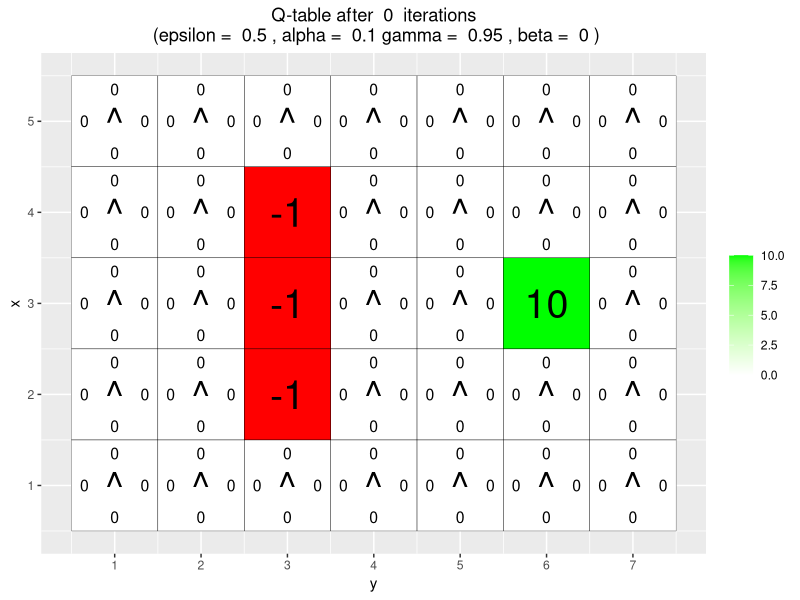
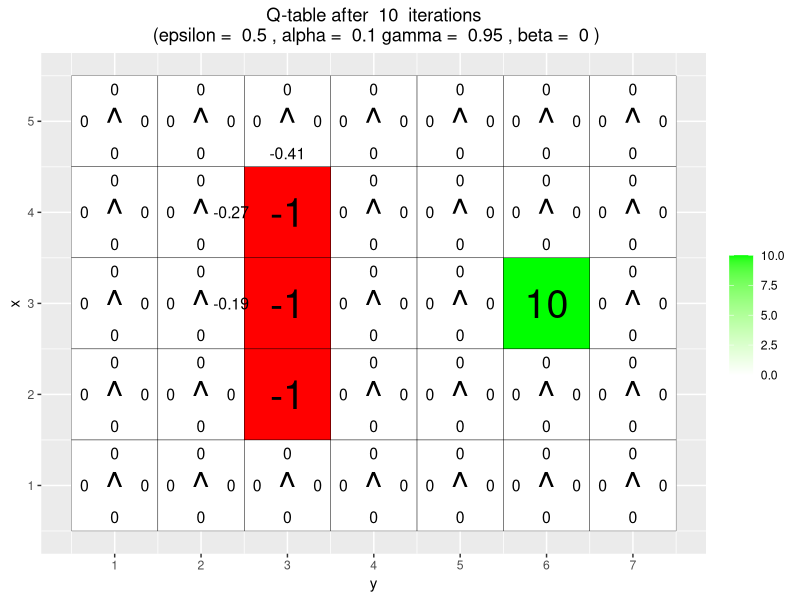
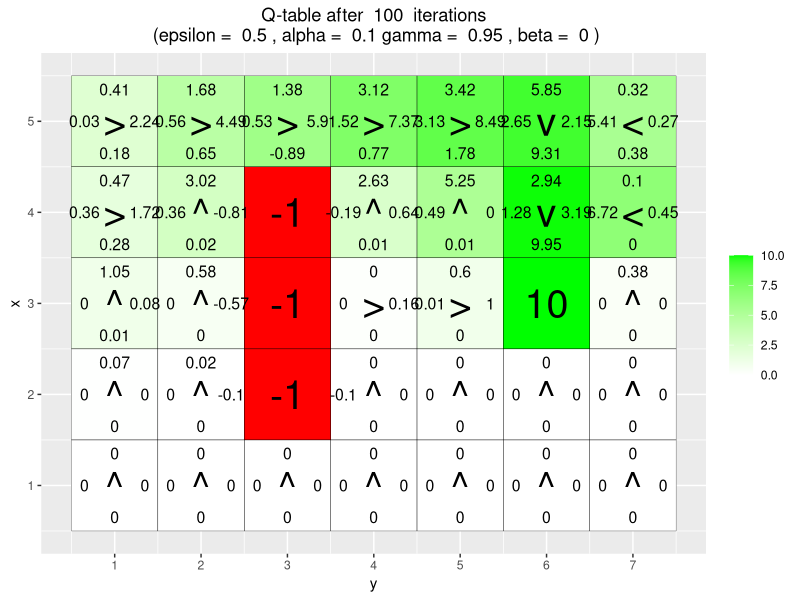
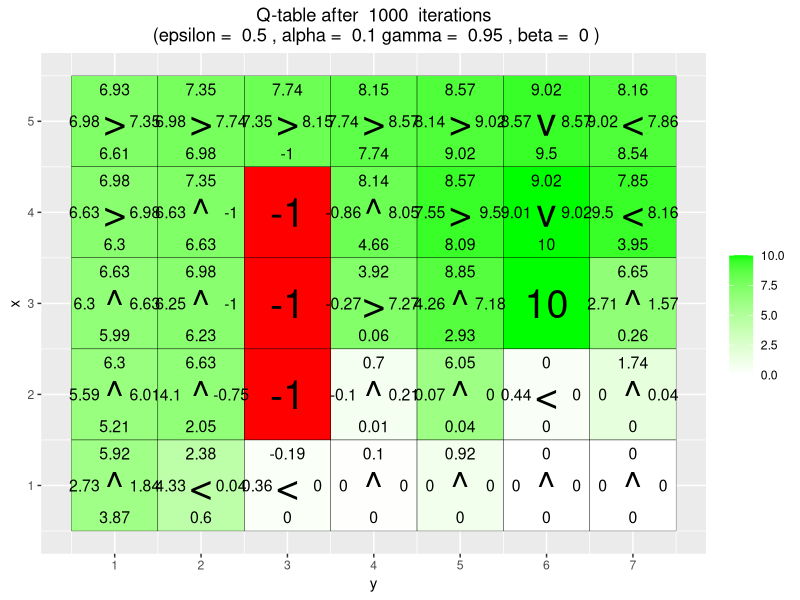
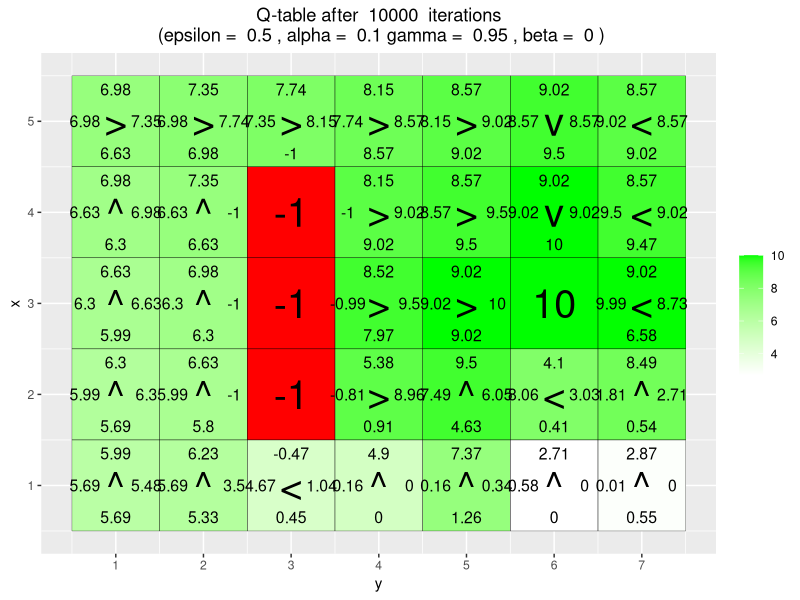
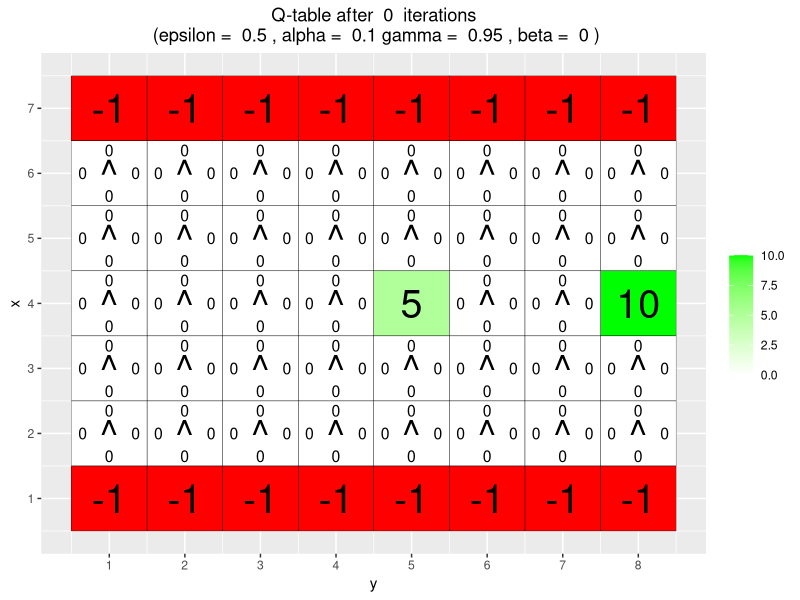
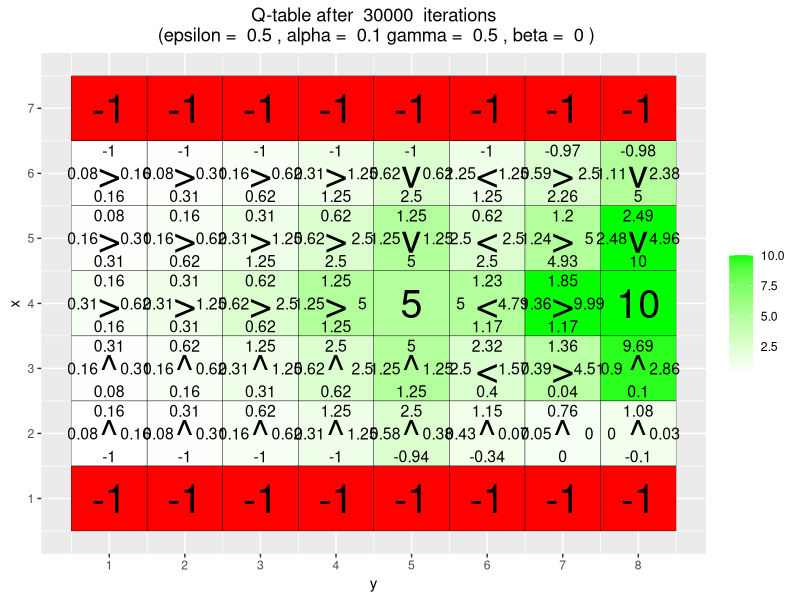
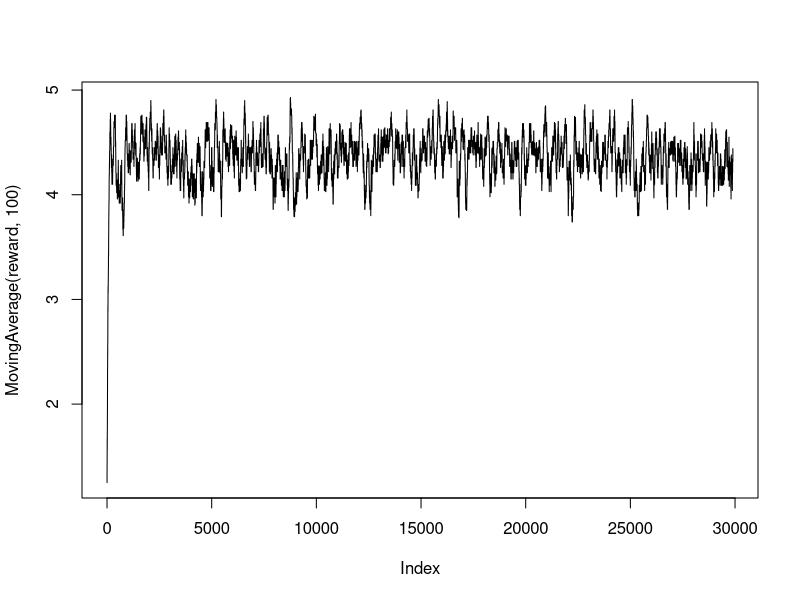

Source code (R) for these figures, in order: (Note: a time limit stopped this script after it produced the figures.)
# By Jose M. Peña and Joel Oskarsson.
# For teaching purposes.
# jose.m.pena@liu.se.

#####################################################################################################
# Q-learning
#####################################################################################################

# install.packages("ggplot2")
# install.packages("vctrs")
library(ggplot2)

arrows <- c("^", ">", "v", "<")
action_deltas <- list(c(1,0), # up
                      c(0,1), # right
                      c(-1,0), # down
                      c(0,-1)) # left

vis_environment <- function(iterations=0, epsilon = 0.5, alpha = 0.1, gamma = 0.95, beta = 0){
  
  # Visualize an environment with rewards. 
  # Q-values for all actions are displayed on the edges of each tile.
  # The (greedy) policy for each state is also displayed.
  # 
  # Args:
  #   iterations, epsilon, alpha, gamma, beta (optional): for the figure title.
  #   reward_map (global variable): a HxW array containing the reward given at each state.
  #   q_table (global variable): a HxWx4 array containing Q-values for each state-action pair.
  #   H, W (global variables): environment dimensions.
  
  df <- expand.grid(x=1:H,y=1:W)
  foo <- mapply(function(x,y) ifelse(reward_map[x,y] == 0,q_table[x,y,1],NA),df$x,df$y)
  df$val1 <- as.vector(round(foo, 2))
  foo <- mapply(function(x,y) ifelse(reward_map[x,y] == 0,q_table[x,y,2],NA),df$x,df$y)
  df$val2 <- as.vector(round(foo, 2))
  foo <- mapply(function(x,y) ifelse(reward_map[x,y] == 0,q_table[x,y,3],NA),df$x,df$y)
  df$val3 <- as.vector(round(foo, 2))
  foo <- mapply(function(x,y) ifelse(reward_map[x,y] == 0,q_table[x,y,4],NA),df$x,df$y)
  df$val4 <- as.vector(round(foo, 2))
  foo <- mapply(function(x,y) 
    ifelse(reward_map[x,y] == 0,arrows[GreedyPolicy(x,y)],reward_map[x,y]),df$x,df$y)
  df$val5 <- as.vector(foo)
  foo <- mapply(function(x,y) ifelse(reward_map[x,y] == 0,max(q_table[x,y,]),
                                     ifelse(reward_map[x,y]<0,NA,reward_map[x,y])),df$x,df$y)
  df$val6 <- as.vector(foo)
  
  print(ggplot(df,aes(x = y,y = x)) +
          scale_fill_gradient(low = "white", high = "green", na.value = "red", name = "") +
          geom_tile(aes(fill=val6)) +
          geom_text(aes(label = val1),size = 4,nudge_y = .35,na.rm = TRUE) +
          geom_text(aes(label = val2),size = 4,nudge_x = .35,na.rm = TRUE) +
          geom_text(aes(label = val3),size = 4,nudge_y = -.35,na.rm = TRUE) +
          geom_text(aes(label = val4),size = 4,nudge_x = -.35,na.rm = TRUE) +
          geom_text(aes(label = val5),size = 10) +
          geom_tile(fill = 'transparent', colour = 'black') + 
          ggtitle(paste("Q-table after ",iterations," iterations\n",
                        "(epsilon = ",epsilon,", alpha = ",alpha,"gamma = ",gamma,", beta = ",beta,")")) +
          theme(plot.title = element_text(hjust = 0.5)) +
          scale_x_continuous(breaks = c(1:W),labels = c(1:W)) +
          scale_y_continuous(breaks = c(1:H),labels = c(1:H)))
  
}

GreedyPolicy <- function(x, y){
  
  # Get a greedy action for state (x,y) from q_table.
  #
  # Args:
  #   x, y: state coordinates.
  #   q_table (global variable): a HxWx4 array containing Q-values for each state-action pair.
  # 
  # Returns:
  #   An action, i.e. integer in {1,2,3,4}.
  
  # Your code here.
  action = which.max(q_table[x, y, ])
  return (action)
}

EpsilonGreedyPolicy <- function(x, y, epsilon){
  
  # Get an epsilon-greedy action for state (x,y) from q_table.
  #
  # Args:
  #   x, y: state coordinates.
  #   epsilon: probability of acting randomly.
  # 
  # Returns:
  #   An action, i.e. integer in {1,2,3,4}.
  
  # Your code here.
  if (epsilon > runif(1)){
    action <- sample(1:4, 1)
  } else {
    action = which.max(q_table[x, y, ])
  }
  
  return (action)
}

transition_model <- function(x, y, action, beta){
  
  # Computes the new state after given action is taken. The agent will follow the action 
  # with probability (1-beta) and slip to the right or left with probability beta/2 each.
  # 
  # Args:
  #   x, y: state coordinates.
  #   action: which action the agent takes (in {1,2,3,4}).
  #   beta: probability of the agent slipping to the side when trying to move.
  #   H, W (global variables): environment dimensions.
  # 
  # Returns:
  #   The new state after the action has been taken.
  
  delta <- sample(-1:1, size = 1, prob = c(0.5*beta,1-beta,0.5*beta))
  final_action <- ((action + delta + 3) %% 4) + 1
  foo <- c(x,y) + unlist(action_deltas[final_action])
  foo <- pmax(c(1,1),pmin(foo,c(H,W)))
  
  return (foo)
}

q_learning <- function(start_state, epsilon = 0.5, alpha = 0.1, gamma = 0.95, 
                       beta = 0){
  
  #Initialize
  current_state = start_state
  episode_correction = 0
  reward = 0
  
  repeat{
    # Current state
    x = current_state[1]
    y = current_state[2]
    
    # Action
    action = EpsilonGreedyPolicy(x, y, epsilon)
    
    # Update state
    next_state = transition_model(x, y, action, beta)
    next_x = next_state[1]
    next_y = next_state[2]
    
    # Reward
    reward = reward_map[next_x, next_y]
    
    # New max Q value
    max_q_next = max(q_table[next_x, next_y, ])
    
    # Correction
    correction = reward + gamma * max_q_next - q_table[x, y, action]
    
    # Update q_table based on correction
    q_table[x, y, action] <<- q_table[x, y, action] + alpha * correction
    
    # Accumulate corrections
    episode_correction = episode_correction + correction
    
    # Update state
    current_state = next_state
    
    # End the episode if a terminal state (non-zero reward) is reached
    if (reward != 0) {
      break
    }
  }
  
  return (c(reward, episode_correction))
}

#####################################################################################################
# Q-Learning Environments
#####################################################################################################

# Environment A (learning)

H <- 5
W <- 7

reward_map <- matrix(0, nrow = H, ncol = W)
reward_map[3,6] <- 10
reward_map[2:4,3] <- -1

q_table <- array(0,dim = c(H,W,4))

vis_environment()

for(i in 1:10000){
  foo <- q_learning(start_state = c(3,1))
  
  if(any(i==c(10,100,1000,10000)))
    vis_environment(i)
}

# Environment B (the effect of epsilon and gamma)

H <- 7
W <- 8

reward_map <- matrix(0, nrow = H, ncol = W)
reward_map[1,] <- -1
reward_map[7,] <- -1
reward_map[4,5] <- 5
reward_map[4,8] <- 10

q_table <- array(0,dim = c(H,W,4))

vis_environment()

MovingAverage <- function(x, n){
  
  cx <- c(0,cumsum(x))
  rsum <- (cx[(n+1):length(cx)] - cx[1:(length(cx) - n)]) / n
  
  return (rsum)
}

for(j in c(0.5,0.75,0.95)){
  q_table <- array(0,dim = c(H,W,4))
  reward <- NULL
  correction <- NULL
  
  for(i in 1:30000){
    foo <- q_learning(gamma = j, start_state = c(4,1))
    reward <- c(reward,foo[1])
    correction <- c(correction,foo[2])
  }
  
  vis_environment(i, gamma = j)
  plot(MovingAverage(reward,100),type = "l")
  plot(MovingAverage(correction,100),type = "l")
}

for(j in c(0.5,0.75,0.95)){
  q_table <- array(0,dim = c(H,W,4))
  reward <- NULL
  correction <- NULL
  
  for(i in 1:30000){
    foo <- q_learning(epsilon = 0.1, gamma = j, start_state = c(4,1))
    reward <- c(reward,foo[1])
    correction <- c(correction,foo[2])
  }
  
  vis_environment(i, epsilon = 0.1, gamma = j)
  plot(MovingAverage(reward,100),type = "l")
  plot(MovingAverage(correction,100),type = "l")
}

# Environment C (the effect of beta).

H <- 3
W <- 6

reward_map <- matrix(0, nrow = H, ncol = W)
reward_map[1,2:5] <- -1
reward_map[1,6] <- 10

q_table <- array(0,dim = c(H,W,4))

vis_environment()

for(j in c(0,0.2,0.4,0.66)){
  q_table <- array(0,dim = c(H,W,4))
  
  for(i in 1:10000)
    foo <- q_learning(gamma = 0.6, beta = j, start_state = c(1,1))
  
  vis_environment(i, gamma = 0.6, beta = j)
}
